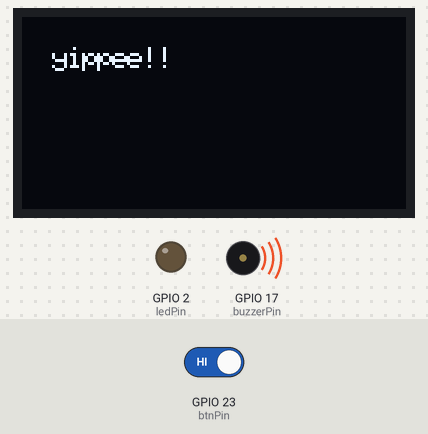
This sketch was run on a simulated ESP32. Parts: 128×64 one-colour display, output pins drawn as LEDs (lit = HIGH), buzzer (waves = sounding). Inputs (shaded band) come from the test bench; at power-on: GPIO 23 (btnPin) HIGH. The display library's start-up logo is not drawn; what the sketch prints to the serial monitor is not drawn.

Above: at 12.7 s.
12.8 s: GPIO 23 (btnPin) driven HIGH
At 16.1 s:
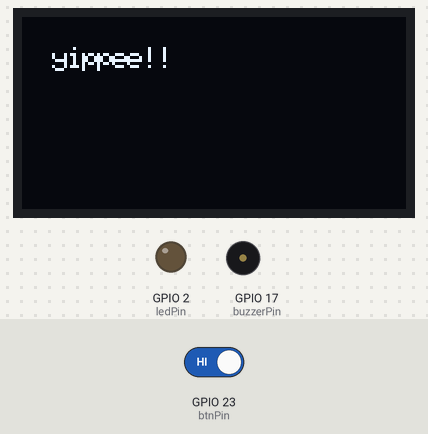
21.8 s: GPIO 23 (btnPin) driven LOW
At 27.5 s:
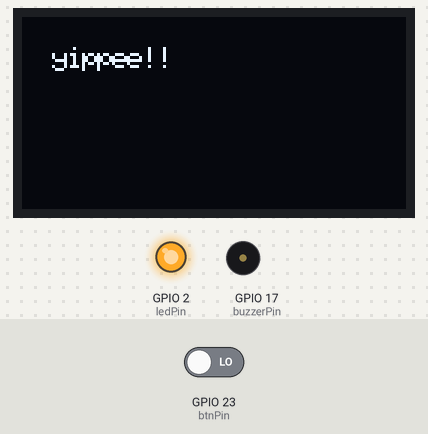
At 36.4 s:
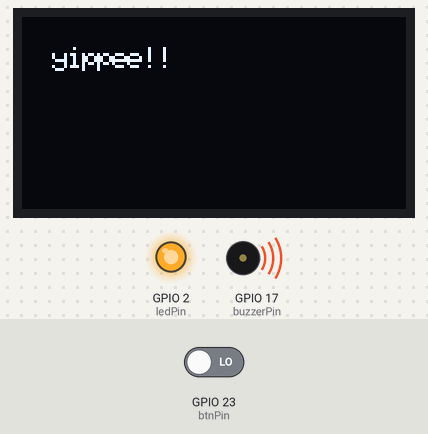
Timing chart, 0 to 36.8 s (numbered marks = the images above; inputs shaded):
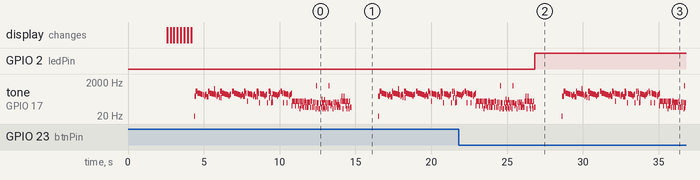

The sketch:

sketch_laila.ino
```cpp
#include <SPI.h>
#include <Wire.h>
#include <Adafruit_GFX.h>
#include <Adafruit_SSD1306.h>
#include "WiFi.h"
#include "PubSubClient.h"

const int btnPin = 23;
const int buzzerPin = 17;
const int ledPin = LED_BUILTIN;
int state = 0;

#define SCREEN_WIDTH 128 // OLED display width, in pixels
#define SCREEN_HEIGHT 64 // OLED display height, in pixels

// Declaration for an SSD1306 display connected to I2C (SDA, SCL pins)
#define OLED_RESET    16 // Reset pin # (or -1 if sharing Arduino reset pin)
Adafruit_SSD1306 display(SCREEN_WIDTH, SCREEN_HEIGHT, &Wire, OLED_RESET);

const String s = String("yippee!!");
int musica[] = {
13, 293, 0, 293, 586, 440, 413, 386, 0, 346, 0, 293, 0, 346, 386, 0, 266, 0, 266, 586, 440, 413, 386, 786, 413, 346, 0, 293, 346, 0, 386, 0, 253, 0, 586, 240, 586, 440, 413, 386, 346, 293, 0, 346, 0, 386, 0, 586, 440, 413, 386, 346, 293, 0, 346, 386, 0, 293, 0, 293, 586, 440, 0, 146, 440, 413, 386, 413, 346, 0, 293, 346, 386, 0, 266, 586, 266, 586, 440, 0, 120, 413, 386, 413, 386, 346, 293, 0, 346, 386, 120, 0, 586, 240, 586, 440, 0, 120, 240, 133, 413, 386, 346, 293, 346, 386, 0, 466, 0, 586, 440, 120, 453, 413, 386, 120, 413, 346, 0, 293, 346, 0, 386, 440, 80, 146, 80, 146, 80, 146, 53, 146, 80, 146, 80, 146, 66, 133, 160, 66, 133, 66, 133, 66, 133, 66, 146, 66, 133, 66, 133, 53, 1173, 120, 66, 120, 53, 120, 66, 200, 120, 53, 120, 66, 186, 53, 120, 66, 120, 53, 120, 1173, 120, 80, 106, 53, 133, 66, 133, 93, 66, 133, 66, 93, 66, 146, 293, 146, 53, 146, 293, 146, 80, 146, 53, 146, 80, 53, 146, 66, 293, 146, 66, 1173, 66, 133, 80, 133, 66, 133, 66, 266, 66, 133, 66, 133, 80, 53, 120, 66, 120, 66, 186, 53, 120, 66, 133, 53, 120, 80, 53, 120, 66, 120, 80, 53, 1173, 120, 80, 106, 53, 120, 66, 133, 53, 133, 66, 893, 80, 146, 733, 146, 173, 146, 80, 146, 586, 146, 80, 133, 66, 133, 66, 133, 66, 133, 66, 786, 66, 133, 66, 120, 66, 693, 133, 53, 133, 53, 120, 66, 120, 66, 120, 53, 120, 880, 120, 80, 120, 1173, 120, 880, 120, 53, 133, 1053, 66, 133, 66, 1773
};

int duracion[] = {
100, 100, 100, 100, 400, 500, 299, 299, 100, 200, 100, 100, 100, 100, 100, 100, 100, 100, 100, 299, 500, 400, 100, 100, 100, 299, 100, 100, 100, 100, 100, 100, 100, 200, 100, 100, 100, 500, 299, 400, 299, 100, 100, 100, 100, 100, 299, 400, 500, 299, 299, 400, 100, 100, 100, 100, 100, 100, 100, 100, 299, 200, 100, 100, 100, 400, 200, 100, 299, 100, 100, 200, 100, 100, 299, 100, 100, 100, 100, 200, 200, 299, 200, 100, 100, 299, 100, 100, 100, 200, 100, 200, 200, 100, 100, 100, 100, 100, 100, 100, 299, 299, 400, 100, 200, 100, 100, 100, 200, 299, 200, 200, 100, 400, 100, 100, 100, 299, 100, 100, 100, 100, 100, 100, 100, 700, 100, 600, 100, 200, 100, 100, 100, 200, 100, 200, 200, 100, 100, 100, 200, 100, 100, 100, 500, 100, 299, 299, 100, 200, 200, 100, 100, 100, 100, 299, 299, 200, 100, 100, 100, 200, 100, 100, 100, 100, 200, 100, 299, 100, 100, 100, 299, 100, 400, 200, 200, 100, 299, 100, 100, 100, 200, 100, 299, 200, 100, 200, 100, 100, 100, 299, 100, 100, 100, 299, 100, 100, 200, 100, 100, 200, 100, 200, 100, 200, 400, 500, 100, 200, 100, 100, 200, 100, 100, 200, 100, 100, 200, 100, 200, 100, 100, 100, 200, 200, 200, 100, 200, 200, 100, 100, 200, 200, 100, 100, 200, 299, 100, 400, 100, 200, 100, 400, 100, 100, 400, 100, 100, 800, 100, 299, 100, 100, 100, 200, 700, 100, 200, 500, 100, 100, 100, 600, 100, 200, 299, 100, 200, 100, 200, 299, 100, 100, 100, 100, 100, 100, 200, 200, 100, 200, 200, 200, 100, 299, 200, 100, 200, 100, 400, 100, 200, 200, 100, 100, 100, 299, 200, 100
};

void drawchar(char c, int x){
  display.setTextSize(1);
  display.setTextColor(WHITE);
  display.setCursor(x,10);
  display.cp437(true);

  display.write(c);
  display.display();
  delay(200);
}


void setup() {
  // put your setup code here, to run once:
  Wire.begin(4,15); //setup pins for esp32
  Serial.begin(9600);
  /*
  WiFi.begin("lailux", "vzno3113");
  while(WiFi.status()!= WL_CONNECTED){
    delay(500);
    Serial.println("connecting...");
  }
  */

  if(!display.begin(SSD1306_SWITCHCAPVCC, 0x3C)) { // Address 0x3C for this specfic 128x64 led
    Serial.println("SSD1306 allocation failed");
    for(;;); // Don't proceed, loop forever
  }

  Serial.println("yippee!! screen connected !!11!1!11!");
  delay(500);

  //show initial display buffer
  display.display();
  delay(2000);

  display.clearDisplay();

  pinMode(btnPin, INPUT_PULLUP);  // 0x05
  pinMode(ledPin, OUTPUT);
  pinMode(buzzerPin,OUTPUT);


}

void loop() {
  // put your main code here, to run repeatedly:
  state = digitalRead(btnPin);
  //Serial.println(state);
  int x = 10;
  digitalWrite(ledPin, !state);
  for(int i = 0; i<s.length(); i++){
    drawchar(s[i], x);
    x+=5;
  }


  for(int i =0; i<200; i++){
    tone(buzzerPin,  musica[i], duracion[i]);
    delay(duracion[i]*0.3);
  }

}
```

Measured:
- after the input at 21.8 s, GPIO 2 (ledPin): LOW → HIGH after 5.0 s
- by itself, tone on GPIO 17 (buzzerPin): plays 346 Hz for 0.12 s, 293 Hz for 0.03 s, 346 Hz for 0.06 s, 386 Hz for 0.03 s, 466 Hz for 0.03 s, 586 Hz for 0.09 s … (223 notes in this stretch)
